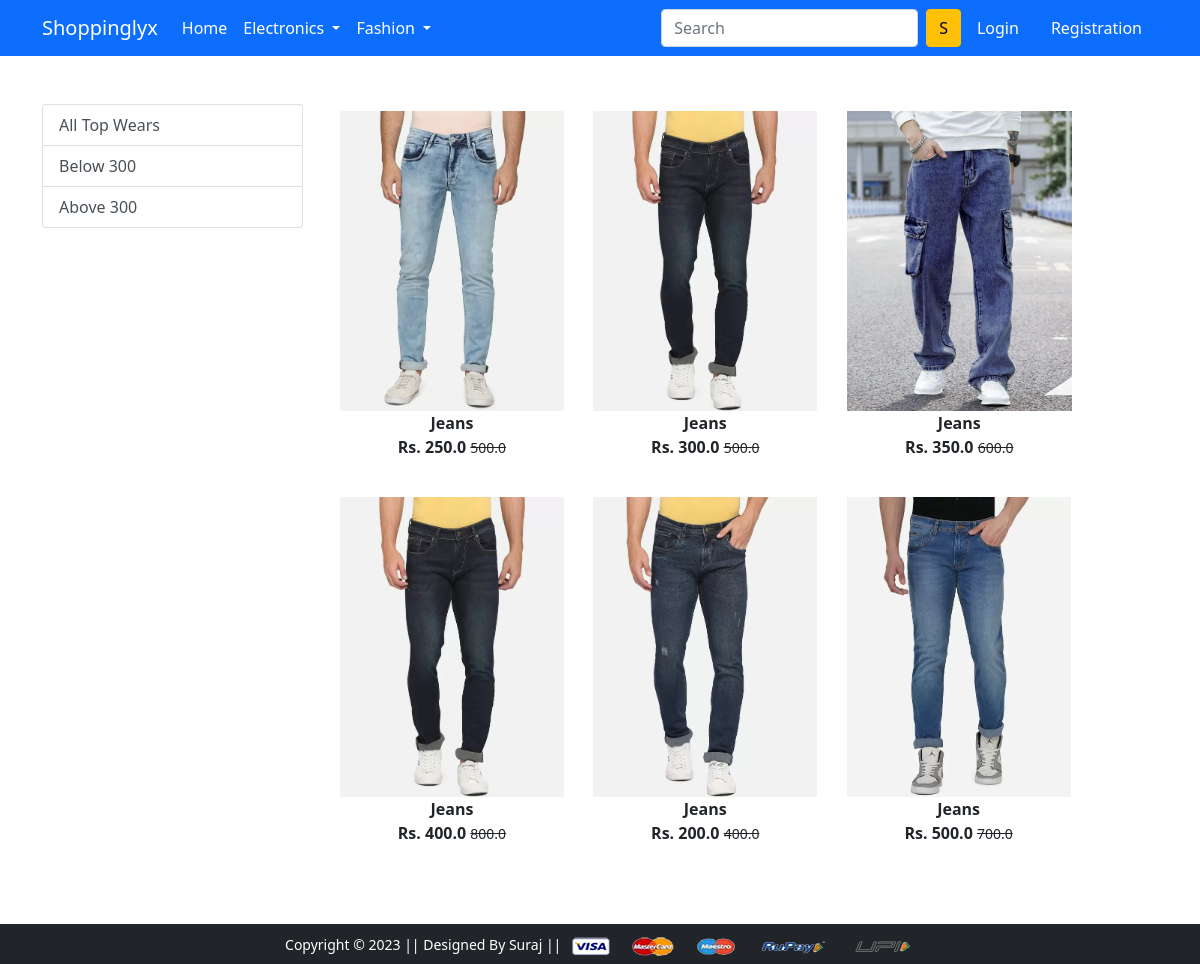
Screenshot of /bottomwears/ with the database file from the repository.
### app/models.py (models this page shows)
class Product(models.Model):
    title = models.CharField(max_length=100)
    selling_price = models.FloatField()
    discounted_price = models.FloatField()
    description = models.TextField()
    brand = models.CharField(max_length=100)
    category = models.CharField(choices=CATEGORY_CHOICES,max_length=2)
    product_image = models.ImageField(upload_to='productimg')

### app/views.py (the view)
# urls.py: path('bottomwears/',views.bottomwears, name='bottomwears'),
def bottomwears(request, data=None):
 if data == None:
  bottomwears = Product.objects.filter(category='BW')
 elif data == 'bottomwears':
  bottomwears = Product.objects.filter(category='BW').filter(brand=data)
 elif data == 'below':
  bottomwears = Product.objects.filter(category='BW').filter(discounted_price__lt=300)
 elif data == 'above':
  bottomwears = Product.objects.filter(category='BW').filter(discounted_price__gt=300)
 return render(request, 'app/bottomwears.html', {'bottomwears':bottomwears})

### app/templates/app/bottomwears.html (shortened to what this page needs)
{% extends 'app/base.html' %}
{% load static %}
{% block main-content %}
<div class="container my-5">
 <div class="row">
  <div class="col-sm-3">
   <div class="list-group">
     <a href="{% url 'bottomwears' %}" class="list-group-item list-group-item-action" aria-current="true">All Top Wears</a>
     <a href="{% url 'bottomwearsdata' 'below' %}" class="list-group-item list-group-item-action" aria-current="true">Below 300</a>
     <a href="{% url 'bottomwearsdata' 'above' %}" class="list-group-item list-group-item-action" aria-current="true">Above 300</a>
  </div>
  </div>
  <div class="col-sm-8">
   <div class="row">
    {% for product in bottomwears %}
     <div class="col-sm-4 text-center mb-4">
        <a href="{% url 'product-detail' product.id %}" class="btn">
            <div class="item">
                <img src="{{product.product_image.url}}" alt="" height="300" class="">
                <div class="fw-bold">{{product.title}}</div>
                <div class="fw-bold">Rs. {{product.discounted_price}} <small class="fw-light text-decoration-line-through">{{product.selling_price}}</small></div>
            </div>
        </a>
     </div>
     {% endfor %}
   </div>
  </div>
 </div>
</div>
{% endblock main-content %}

### rows the page displays
Product: product_image (picture), title "Jeans", discounted_price "250.0", selling_price "500.0"
Product: product_image (picture), title "Jeans", discounted_price "300.0", selling_price "500.0"
Product: product_image (picture), title "Jeans", discounted_price "350.0", selling_price "600.0"
Product: product_image (picture), title "Jeans", discounted_price "400.0", selling_price "800.0"
Product: product_image (picture), title "Jeans", discounted_price "200.0", selling_price "400.0"
Product: product_image (picture), title "Jeans", discounted_price "500.0", selling_price "700.0"
